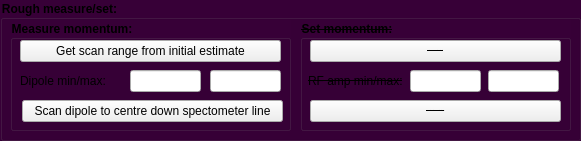
          <widget class="QGroupBox" name="groupBox_10">
           <property name="geometry">
            <rect>
             <x>10</x>
             <y>190</y>
             <width>581</width>
             <height>141</height>
            </rect>
           </property>
           <property name="font">
            <font>
             <weight>75</weight>
             <bold>true</bold>
            </font>
           </property>
           <property name="styleSheet">
            <string notr="true">QGroupBox{ background-color: rgb(55, 0, 55);}
QLabel{ background-color: rgba(0,0,0,0%);}
#QPushButton{ background-color: rgb(255, 255, 255);}</string>
           </property>
           <property name="title">
            <string>Rough measure/set:</string>
           </property>
           <widget class="QGroupBox" name="groupBox_8">
            <property name="geometry">
             <rect>
              <x>10</x>
              <y>20</y>
              <width>281</width>
              <height>111</height>
             </rect>
            </property>
            <property name="font">
             <font>
              <weight>75</weight>
              <bold>true</bold>
             </font>
            </property>
            <property name="styleSheet">
             <string notr="true">QGroupBox{ background-color: rgb(55, 0, 55);}
QLabel{ background-color: rgba(0,0,0,0%);}
#QPushButton{ background-color: rgb(255, 255, 255);}</string>
            </property>
            <property name="title">
             <string>Measure momentum:</string>
            </property>
            <widget class="QPushButton" name="pushButton_roughCentreC2VCurrent">
             <property name="geometry">
              <rect>
               <x>12</x>
               <y>80</y>
               <width>261</width>
               <height>22</height>
              </rect>
             </property>
             <property name="text">
              <string>Scan dipole to centre down spectometer line</string>
             </property>
             <property name="checked">
              <bool>false</bool>
             </property>
            </widget>
            <widget class="QLineEdit" name="lineEdit_roughCurrentMin">
             <property name="geometry">
              <rect>
               <x>120</x>
               <y>50</y>
               <width>71</width>
               <height>22</height>
              </rect>
             </property>
            </widget>
            <widget class="QLineEdit" name="lineEdit_roughCurrentMax">
             <property name="geometry">
              <rect>
               <x>200</x>
               <y>50</y>
               <width>71</width>
               <height>22</height>
              </rect>
             </property>
            </widget>
            <widget class="QLabel" name="label_3">
             <property name="geometry">
              <rect>
               <x>10</x>
               <y>50</y>
               <width>101</width>
               <height>21</height>
              </rect>
             </property>
             <property name="text">
              <string>Dipole min/max:</string>
             </property>
            </widget>
            <widget class="QPushButton" name="pushButton_roughGetCurrentRange">
             <property name="geometry">
              <rect>
               <x>10</x>
               <y>20</y>
               <width>261</width>
               <height>22</height>
              </rect>
             </property>
             <property name="text">
              <string>Get scan range from initial estimate</string>
             </property>
             <property name="checked">
              <bool>false</bool>
             </property>
            </widget>
           </widget>
           <widget class="QGroupBox" name="groupBox_11">
            <property name="geometry">
             <rect>
              <x>300</x>
              <y>20</y>
              <width>271</width>
              <height>111</height>
             </rect>
            </property>
            <property name="font">
             <font>
              <weight>75</weight>
              <bold>true</bold>
              <strikeout>true</strikeout>
             </font>
            </property>
            <property name="styleSheet">
             <string notr="true">QGroupBox{ background-color: rgb(55, 0, 55);}
QLabel{ background-color: rgba(0,0,0,0%);}
#QPushButton{ background-color: rgb(255, 255, 255);}</string>
            </property>
            <property name="title">
             <string>Set momentum:</string>
            </property>
            <widget class="QLineEdit" name="lineEdit_roughRFMax">
             <property name="geometry">
              <rect>
               <x>188</x>
               <y>50</y>
               <width>71</width>
               <height>22</height>
              </rect>
             </property>
            </widget>
            <widget class="QLabel" name="label_8">
             <property name="geometry">
              <rect>
               <x>8</x>
               <y>50</y>
               <width>111</width>
               <height>21</height>
              </rect>
             </property>
             <property name="font">
              <font>
               <strikeout>true</strikeout>
              </font>
             </property>
             <property name="text">
              <string>RF amp min/max:</string>
             </property>
            </widget>
            <widget class="QPushButton" name="pushButton_roughCentreC2VRF">
             <property name="geometry">
              <rect>
               <x>10</x>
               <y>80</y>
               <width>251</width>
               <height>22</height>
              </rect>
             </property>
             <property name="font">
              <font>
               <pointsize>-1</pointsize>
               <strikeout>true</strikeout>
              </font>
             </property>
             <property name="text">
              <string>Scan RF to centre down spectometer line</string>
             </property>
             <property name="checked">
              <bool>false</bool>
             </property>
            </widget>
            <widget class="QLineEdit" name="lineEdit_roughRFMin">
             <property name="geometry">
              <rect>
               <x>110</x>
               <y>50</y>
               <width>71</width>
               <height>22</height>
              </rect>
             </property>
            </widget>
            <widget class="QPushButton" name="pushButton_roughGetRFRange">
             <property name="geometry">
              <rect>
               <x>10</x>
               <y>20</y>
               <width>251</width>
               <height>22</height>
              </rect>
             </property>
             <property name="font">
              <font>
               <pointsize>-1</pointsize>
               <strikeout>true</strikeout>
              </font>
             </property>
             <property name="text">
              <string>Get scan range from initial estimate</string>
             </property>
             <property name="checked">
              <bool>false</bool>
             </property>
            </widget>
           </widget>
          </widget>
